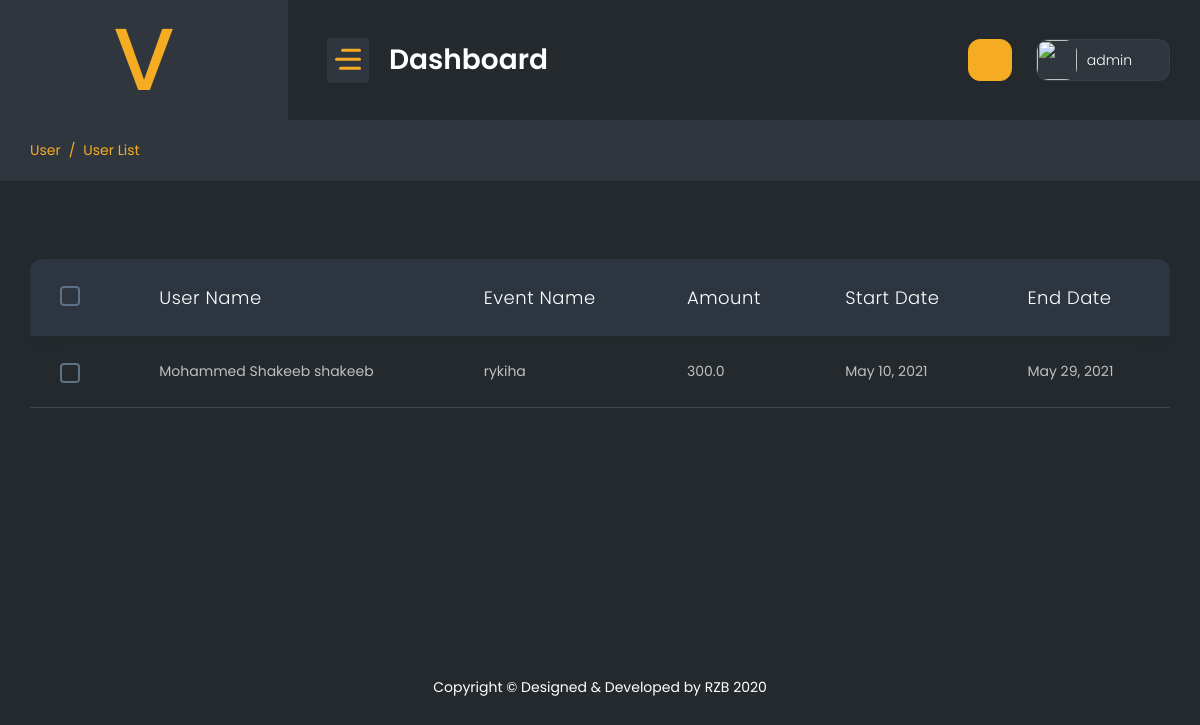
Page /superadminregister (signed in) on the earlier database version.
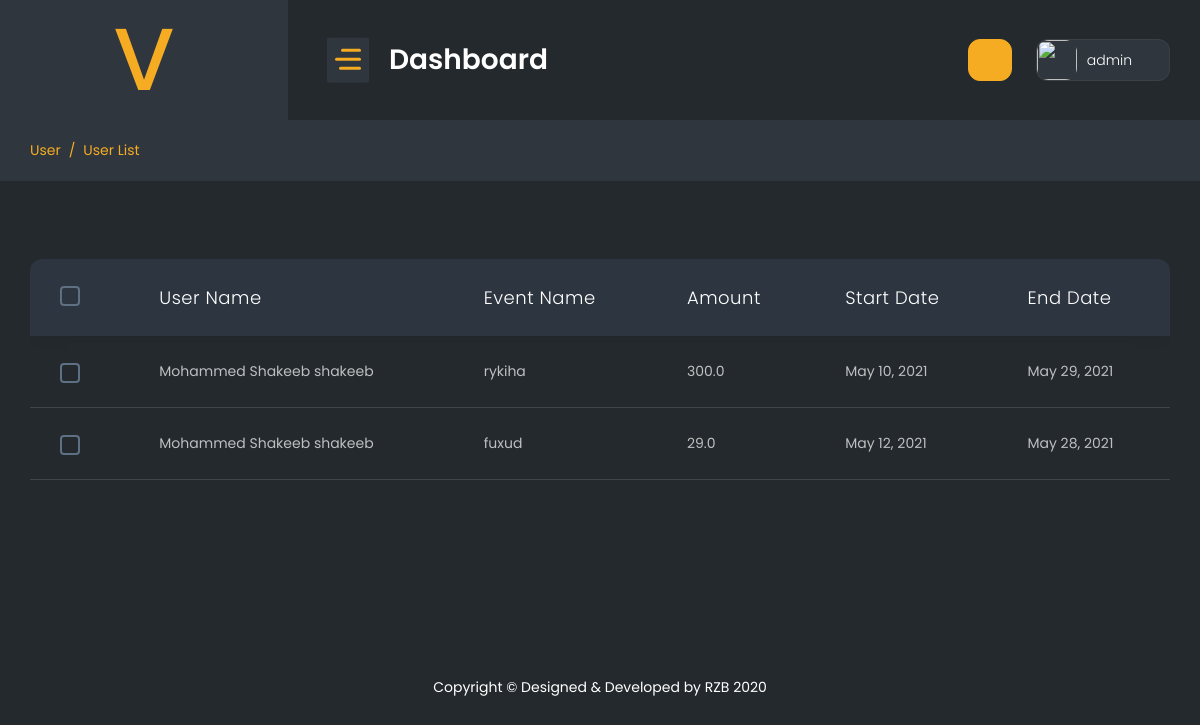
Same page on the later database version.
### webapp/models.py (models this page shows, shortened)
class User_Event_Registration(models.Model):
    Registration_id = models.AutoField(primary_key=True)
    user_id = models.ForeignKey(User_Signup , on_delete=models.SET_NULL,blank=True,null=True)
    EventId = models.ForeignKey(Event , on_delete=models.CASCADE ,blank=True,)
    Description = models.CharField(max_length=255, default="")
    created = models.DateTimeField(auto_now_add=True, blank=True)
    status =models.CharField(max_length=100, choices=STATUS , default="Disable")

class User_Signup(models.Model):
    user_id = models.AutoField(primary_key=True)
    Name = models.CharField(max_length=255, default="")
    Surname = models.CharField(max_length=255, default="")
    Ci = models.CharField(max_length=255, default="")
    Ruc = models.CharField(max_length=255, default="")
    Gender = models.CharField(max_length=20, default="")
    Phones = models.CharField(max_length=20, default="")
    Email = models.EmailField(max_length=255, default="")
    Direction = models.CharField(max_length=255, default="")
    City =  models.CharField(max_length=255, default="")
    Birth_date  = models.DateField()
    Creation = models.DateTimeField(auto_now_add=True, blank=True)
    Password = models.TextField(max_length=500 , default="")
    Token = models.CharField(max_length=40, default="")

class Event(models.Model):
    EventId = models.AutoField(primary_key=True)
    EventName = models.CharField(max_length=255, default="")
    Cost = models.FloatField(default=0.0)
    Registration_start = models.DateField()
    Registration_end = models.DateField()
    Runner_quantity = models.IntegerField(default=0)
    Event_logo = models.ImageField(upload_to='Eventlogo/',default="SuperAdmin/dummy.jpg")
    Status = models.CharField(max_length=50, default="")
    EventTypeId = models.ForeignKey(Event_Type , on_delete=models.SET_NULL,blank=True,null=True)
    Description = models.TextField(default="")
    created = models.DateTimeField(auto_now_add=True, blank=True)
    distance=models.FloatField(default="")
    def __str__(self):
        return self.EventName

### webapp/views.py (the view)
# urls.py: path('superadminregister',superadminregister.as_view(),name="superadminregister"),
class superadminregister(View):
    def get(self,request):
        if not request.session.has_key('adminid'):
            return redirect("/superadminlogin")
        try:
            data = User_Event_Registration.objects.all()
            return render(request ,'superadmin/register.html',{'data':data})
        except:
            return redirect("/superadmin")

### templates/superadmin/register.html (shortened to what this page needs)
{% extends "superadmin/base.html" %}
{% block body %}
<div class="container-fluid">
    <div class="page-titles">
        <ol class="breadcrumb">
            <li class="breadcrumb-item active"><a href="javascript:void(0)">User</a></li>
            <li class="breadcrumb-item"><a href="javascript:void(0)">User List</a></li>
        </ol>
    </div>
    <div class="row">
        <div class="col-lg-12">
            <div class="table-responsive">
                <table id="example-5" class="table display mb-4  fs-14">
                    <thead>
                        <tr>
                            <th>
                                <div class="checkbox mr-0 align-self-center">
                                    <div class="custom-control custom-checkbox ">
                                    </div>
                                </div>
                            </th>
                            <th>User Name</th>
                            <th>Event Name</th>
                            <th>Amount</th>
                            <th>Start Date</th>
                            <th>End Date</th>
                        </tr>
                    </thead>
                    <tbody>
                        {% for d in data %}
                        <tr>
                            <td>
                                <div class="checkbox mr-0 align-self-center">
                                    <div class="custom-control custom-checkbox ">
                                    </div>
                                </div>
                            </td>
                            <td>{{d.user_id.Name}} {{d.user_id.Surname}}</td>
                            <td>{{d.EventId}}</td>
                            <td>{{d.EventId.Cost}}</td>
                            <td>{{d.EventId.Registration_start}}</td>
                            <td>{{d.EventId.Registration_end}}</td>
                        </tr>
                        {% endfor %}
                    </tbody>
                </table>
            </div>
        </div>
    </div>
</div>
{% endblock body %}

Differences in the rows shown:
added User_Event_Registration: user_id.Name "Mohammed Shakeeb", user_id.Surname "shakeeb", EventId "fuxud", EventId.Cost "29.0", EventId.Registration_start "May 12, 2021", EventId.Registration_end "May 28, 2021"
